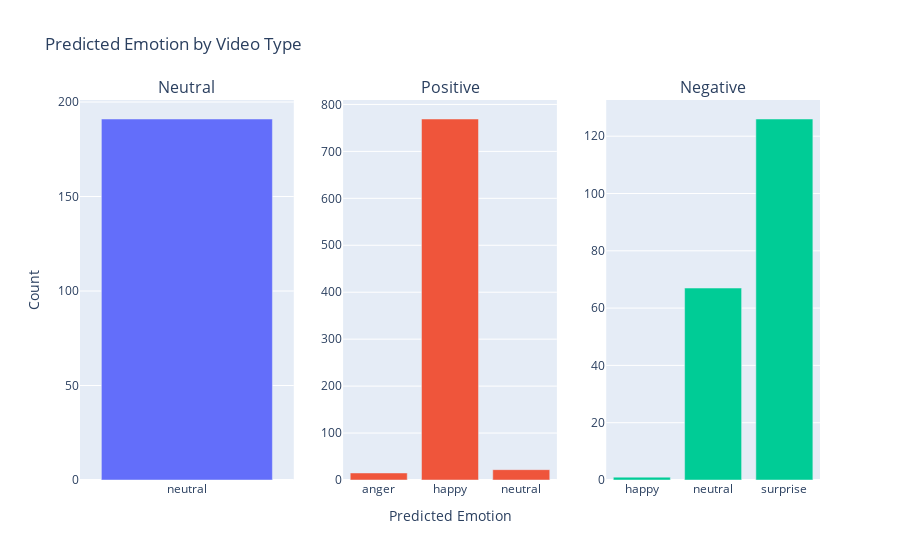

Source (notebook cell):
### Markdown cell above
## Predicted Emotion Distribution

### Code cell
fig = make_subplots(rows=1, cols=3,
                    subplot_titles=('Neutral','Positive','Negative'))
emotions = ['neutral','positive','negative']
for i, emotion in enumerate(emotions):
    tmp = data_df[data_df['video_type'] == emotion]
    tmp = tmp.groupby('pred_emotion').video_id.count().reset_index().rename(columns={'video_id':'count'})
    fig.add_trace(go.Bar(x=list(tmp['pred_emotion']),
                         y=list(tmp['count'])),
                  row=1, col=i + 1)

fig.update_layout(title_text='Predicted Emotion by Video Type', showlegend=False)
fig.update_yaxes(title_text='Count', row=1, col=1)
fig.update_xaxes(title_text='Predicted Emotion', row=1, col=2)
fig.show()

### Figure 1 — Plotly figure (JSON) as saved in the notebook; plotly's stock layout.template omitted (floating-point values rounded to 4 significant figures)
{"data": [{"type": "bar", "x": ["neutral"], "xaxis": "x", "y": [191], "yaxis": "y"}, {"type": "bar", "x": ["anger", "happy", "neutral"], "xaxis": "x2", "y": [15, 769, 22], "yaxis": "y2"}, {"type": "bar", "x": ["happy", "neutral", "surprise"], "xaxis": "x3", "y": [1, 67, 126], "yaxis": "y3"}], "layout": {"annotations": [{"font": {"size": 16}, "showarrow": false, "text": "Neutral", "x": 0.1444, "xanchor": "center", "xref": "paper", "y": 1, "yanchor": "bottom", "yref": "paper"}, {"font": {"size": 16}, "showarrow": false, "text": "Positive", "x": 0.5, "xanchor": "center", "xref": "paper", "y": 1, "yanchor": "bottom", "yref": "paper"}, {"font": {"size": 16}, "showarrow": false, "text": "Negative", "x": 0.8556, "xanchor": "center", "xref": "paper", "y": 1, "yanchor": "bottom", "yref": "paper"}], "showlegend": false, "title": {"text": "Predicted Emotion by Video Type"}, "xaxis": {"anchor": "y", "domain": [0, 0.2889]}, "xaxis2": {"anchor": "y2", "domain": [0.3556, 0.6444], "title": {"text": "Predicted Emotion"}}, "xaxis3": {"anchor": "y3", "domain": [0.7111, 1]}, "yaxis": {"anchor": "x", "domain": [0, 1], "title": {"text": "Count"}}, "yaxis2": {"anchor": "x2", "domain": [0, 1]}, "yaxis3": {"anchor": "x3", "domain": [0, 1]}}}
